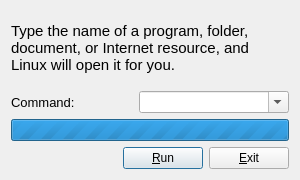
<?xml version="1.0" encoding="UTF-8"?>
<ui version="4.0">
 <class>MainDialog</class>
 <widget class="QDialog" name="MainDialog">
  <property name="geometry">
   <rect>
    <x>0</x>
    <y>0</y>
    <width>300</width>
    <height>180</height>
   </rect>
  </property>
  <property name="minimumSize">
   <size>
    <width>300</width>
    <height>180</height>
   </size>
  </property>
  <property name="maximumSize">
   <size>
    <width>300</width>
    <height>180</height>
   </size>
  </property>
  <property name="windowTitle">
   <string>WinR++</string>
  </property>
  <layout class="QVBoxLayout" name="verticalLayout">
   <item>
    <widget class="QLabel" name="label">
     <property name="font">
      <font>
       <pointsize>11</pointsize>
      </font>
     </property>
     <property name="text">
      <string>Type the name of a program, folder, document, or Internet resource, and Linux will open it for you.</string>
     </property>
     <property name="textFormat">
      <enum>Qt::PlainText</enum>
     </property>
     <property name="wordWrap">
      <bool>true</bool>
     </property>
    </widget>
   </item>
   <item>
    <layout class="QHBoxLayout" name="horizontalLayout">
     <item>
      <widget class="QLabel" name="label_2">
       <property name="font">
        <font>
         <pointsize>10</pointsize>
        </font>
       </property>
       <property name="text">
        <string>Command:</string>
       </property>
      </widget>
     </item>
     <item>
      <spacer name="horizontalSpacer">
       <property name="orientation">
        <enum>Qt::Horizontal</enum>
       </property>
       <property name="sizeHint" stdset="0">
        <size>
         <width>40</width>
         <height>20</height>
        </size>
       </property>
      </spacer>
     </item>
     <item>
      <widget class="QComboBox" name="commandBox">
       <property name="minimumSize">
        <size>
         <width>150</width>
         <height>0</height>
        </size>
       </property>
       <property name="editable">
        <bool>true</bool>
       </property>
      </widget>
     </item>
    </layout>
   </item>
   <item>
    <widget class="QProgressBar" name="progressBar">
     <property name="maximum">
      <number>0</number>
     </property>
    </widget>
   </item>
   <item>
    <layout class="QHBoxLayout" name="horizontalLayout_2">
     <item>
      <spacer name="horizontalSpacer_2">
       <property name="orientation">
        <enum>Qt::Horizontal</enum>
       </property>
       <property name="sizeHint" stdset="0">
        <size>
         <width>40</width>
         <height>20</height>
        </size>
       </property>
      </spacer>
     </item>
     <item>
      <widget class="QPushButton" name="runBtn">
       <property name="text">
        <string>&amp;Run</string>
       </property>
       <property name="autoDefault">
        <bool>false</bool>
       </property>
       <property name="default">
        <bool>true</bool>
       </property>
      </widget>
     </item>
     <item>
      <widget class="QPushButton" name="exitBtn">
       <property name="text">
        <string>&amp;Exit</string>
       </property>
      </widget>
     </item>
    </layout>
   </item>
  </layout>
 </widget>
 <resources/>
 <connections>
  <connection>
   <sender>exitBtn</sender>
   <signal>clicked()</signal>
   <receiver>MainDialog</receiver>
   <slot>close()</slot>
   <hints>
    <hint type="sourcelabel">
     <x>249</x>
     <y>146</y>
    </hint>
    <hint type="destinationlabel">
     <x>149</x>
     <y>89</y>
    </hint>
   </hints>
  </connection>
 </connections>
</ui>
